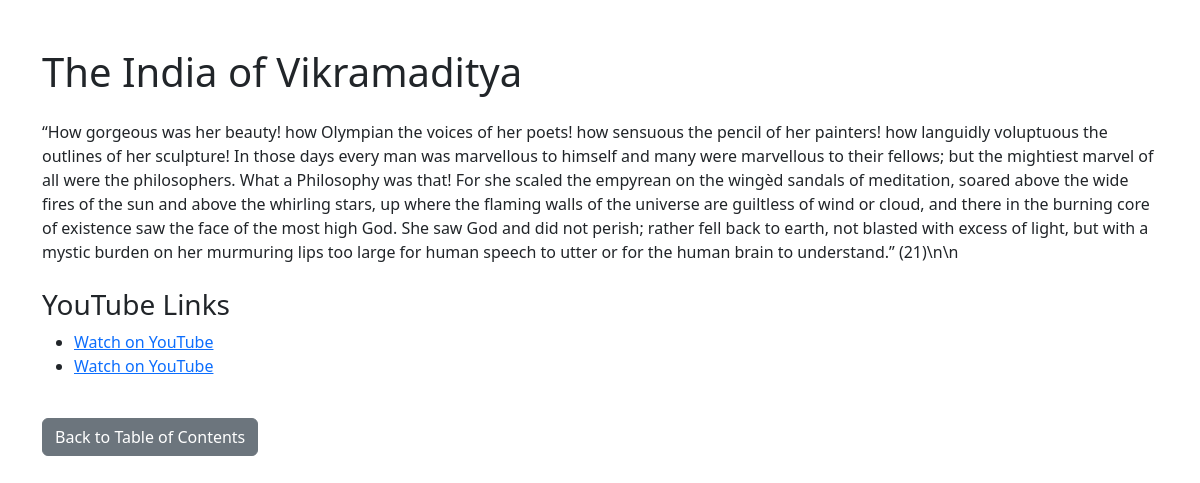
Screenshot of /subheading/3/ with the database file from the repository.
### books/models.py (models this page shows, shortened)
class Subheading(models.Model):
    chapter = models.ForeignKey(Chapter, related_name="subheadings", on_delete=models.CASCADE)
    title = models.CharField(max_length=255)
    order = models.PositiveIntegerField()
    text = models.TextField(blank=True, null=True)

class YouTubeLink(models.Model):
    url = models.URLField()
    description = models.CharField(max_length=255, blank=True, null=True)
    chapter = models.ForeignKey(Chapter, related_name="youtube_links", on_delete=models.CASCADE, blank=True, null=True)
    subheading = models.ForeignKey(Subheading, related_name="youtube_links", on_delete=models.CASCADE, blank=True, null=True)
    subheading2 = models.ForeignKey(Subheading2, related_name="youtube_links", on_delete=models.CASCADE, blank=True, null=True)

### books/views.py (the view)
# urls.py: path('subheading/<int:pk>/', views.subheading_detail, name='subheading_detail'),
def subheading_detail(request, pk):
    subheading = get_object_or_404(Subheading, pk=pk)
    return render(request, 'books/subheading_detail.html', {'subheading': subheading})

### books/templates/books/subheading_detail.html (shortened to what this page needs)
<!DOCTYPE html>
<html lang="en">
<head>
    <link href="https://cdn.jsdelivr.net/npm/bootstrap@5.3.0-alpha1/dist/css/bootstrap.min.css" rel="stylesheet">
</head>
<body>
<div class="container my-5">
    <h1>{{ subheading.title }}</h1>
    {% if subheading.text %}
        <div class="mt-4">
            <p>{{ subheading.text }}</p>
        </div>
    {% endif %}
{% if subheading.youtube_links.exists %}
<h3 class="mt-4">YouTube Links</h3>
<ul>
    {% for link in subheading.youtube_links.all %}
        <li>
            <a href="{{ link.url }}" target="_blank">{{ link.description|default:"Watch on YouTube" }}</a>
        </li>
    {% endfor %}
</ul>
{% endif %}
    <a href="{% url 'table_of_contents' %}" class="btn btn-secondary mt-4">Back to Table of Contents</a>
</div>
</body>
</html>

### rows the page displays
Subheading: title "The India of Vikramaditya", text "“How gorgeous was her beauty! how Olympian the voices of her poets! how sensuous the pencil of her painters! how languidly voluptuous the outlines of her sculpture! In those days every man was marvellous to himself and many were marvellous to their fellows; but the mightiest marvel of all were the philosophers. What a Philosophy was that! For she scaled the empyrean on the wingèd sandals of meditation, soared above the wide fires of the sun and above the whirling stars, up where the flaming walls of the universe are guiltless of wind or cloud, and there in the burning core of existence saw the face of the most high God. She saw God and did not perish; rather fell back to earth, not blasted…"
YouTubeLink: description "Watch on YouTube"
YouTubeLink: description "Watch on YouTube"
